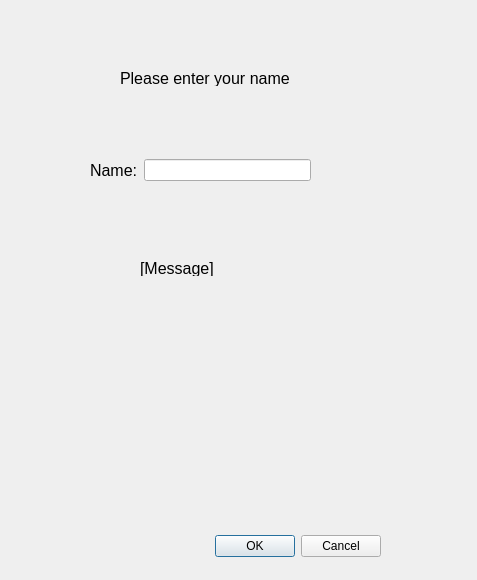
<?xml version="1.0" encoding="UTF-8"?>
<ui version="4.0">
 <class>Dialog</class>
 <widget class="QDialog" name="Dialog">
  <property name="geometry">
   <rect>
    <x>0</x>
    <y>0</y>
    <width>477</width>
    <height>580</height>
   </rect>
  </property>
  <property name="windowTitle">
   <string>Dialog</string>
  </property>
  <widget class="QDialogButtonBox" name="buttonBox">
   <property name="geometry">
    <rect>
     <x>40</x>
     <y>530</y>
     <width>341</width>
     <height>32</height>
    </rect>
   </property>
   <property name="orientation">
    <enum>Qt::Horizontal</enum>
   </property>
   <property name="standardButtons">
    <set>QDialogButtonBox::Cancel|QDialogButtonBox::Ok</set>
   </property>
  </widget>
  <widget class="QWidget" name="horizontalLayoutWidget">
   <property name="geometry">
    <rect>
     <x>90</x>
     <y>100</y>
     <width>221</width>
     <height>141</height>
    </rect>
   </property>
   <layout class="QHBoxLayout" name="horizontalLayout">
    <item>
     <widget class="QLabel" name="label">
      <property name="font">
       <font>
        <pointsize>12</pointsize>
       </font>
      </property>
      <property name="text">
       <string>Name:</string>
      </property>
     </widget>
    </item>
    <item>
     <widget class="QLineEdit" name="lineEdit"/>
    </item>
   </layout>
  </widget>
  <widget class="QLabel" name="label_2">
   <property name="geometry">
    <rect>
     <x>120</x>
     <y>70</y>
     <width>171</width>
     <height>16</height>
    </rect>
   </property>
   <property name="font">
    <font>
     <pointsize>12</pointsize>
    </font>
   </property>
   <property name="text">
    <string>Please enter your name</string>
   </property>
  </widget>
  <widget class="QLabel" name="label_3">
   <property name="geometry">
    <rect>
     <x>140</x>
     <y>260</y>
     <width>111</width>
     <height>16</height>
    </rect>
   </property>
   <property name="font">
    <font>
     <pointsize>12</pointsize>
    </font>
   </property>
   <property name="text">
    <string>[Message]</string>
   </property>
  </widget>
 </widget>
 <resources/>
 <connections>
  <connection>
   <sender>buttonBox</sender>
   <signal>accepted()</signal>
   <receiver>Dialog</receiver>
   <slot>accept()</slot>
   <hints>
    <hint type="sourcelabel">
     <x>258</x>
     <y>544</y>
    </hint>
    <hint type="destinationlabel">
     <x>157</x>
     <y>274</y>
    </hint>
   </hints>
  </connection>
  <connection>
   <sender>buttonBox</sender>
   <signal>rejected()</signal>
   <receiver>Dialog</receiver>
   <slot>reject()</slot>
   <hints>
    <hint type="sourcelabel">
     <x>326</x>
     <y>550</y>
    </hint>
    <hint type="destinationlabel">
     <x>286</x>
     <y>274</y>
    </hint>
   </hints>
  </connection>
  <connection>
   <sender>lineEdit</sender>
   <signal>textEdited(QString)</signal>
   <receiver>Dialog</receiver>
   <slot>say_hello()</slot>
   <hints>
    <hint type="sourcelabel">
     <x>266</x>
     <y>169</y>
    </hint>
    <hint type="destinationlabel">
     <x>158</x>
     <y>215</y>
    </hint>
   </hints>
  </connection>
 </connections>
 <slots>
  <slot>say_hello()</slot>
 </slots>
</ui>
